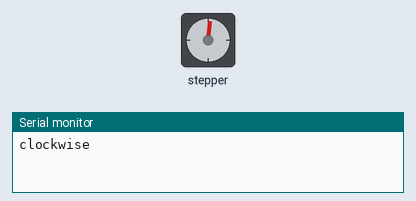
Simulated run of this sketch. Board: Arduino Uno, built with avr-gcc and run on an emulated ATmega328P. Parts: stepper motor, the last lines printed to the serial monitor. Stepper angles assume 200 steps per turn.

Above: at 0.05 s.
At 0.95 s:
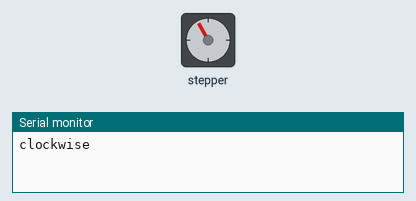
At 1.7 s:
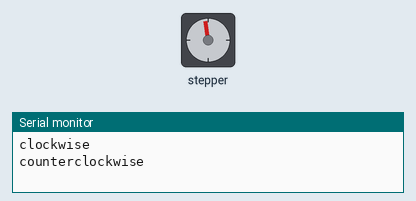
At 2.5 s:
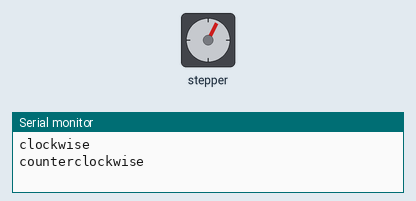
Timing chart, 0 to 6.9 s (numbered marks = the images above):
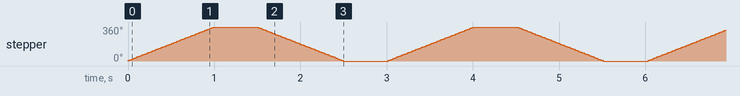

The sketch:

move_motor_one_step_at_a_time.ino
```cpp
/*
  Stepper Motor Control - one revolution

  This program drives a unipolar or bipolar stepper motor.
  The motor is attached to digital pins 8 - 11 of the Arduino.


*/

const int height = 300;
const int width = 100;
const int degree_per = 1.9;
const int x_rot = 200;
const int y_rot = 300;
const int mass_of_head = 1.8;


int convert_xy(int x, int y);
int num_of_steps(int x_deg, int y_deg);
void checktension( int mass_of_head);


#include <Stepper.h>

const int stepsPerRevolution = 200;  // change this to fit the number of steps per revolution
// for your motor

// initialize the stepper library on pins 8 through 11:
Stepper myStepper(stepsPerRevolution, 8, 9, 10, 11);

void setup() {
  // set the speed at 60 rpm:
  myStepper.setSpeed(60);
  // initialize the serial port:
  Serial.begin(9600);
}

void loop() {
  // step one revolution  in one direction:
  Serial.println("clockwise");
  myStepper.step(stepsPerRevolution);
  delay(500);

  // step one revolution in the other direction:
  Serial.println("counterclockwise");
  myStepper.step(-stepsPerRevolution);
  delay(500);
}

int convert_xy (int x, int y)
{

  int x_deg = (x * (x_rot / width));
  int y_deg = (y * (y_rot / height));


  return  x_deg, y_deg;
}

int num_of_steps(int x_deg, int y_deg)
{
  int x_steps = x_deg / degree_per ;
  int y_steps = y_deg / degree_per ;

  return x_steps, y_steps;
}

void checktension( int mass_of_head)
{

}
```

Measured:
- by itself, stepper: turns 360° clockwise in 0.99 s, then 360° counter-clockwise in 0.99 s, repeating every 3.0 s
